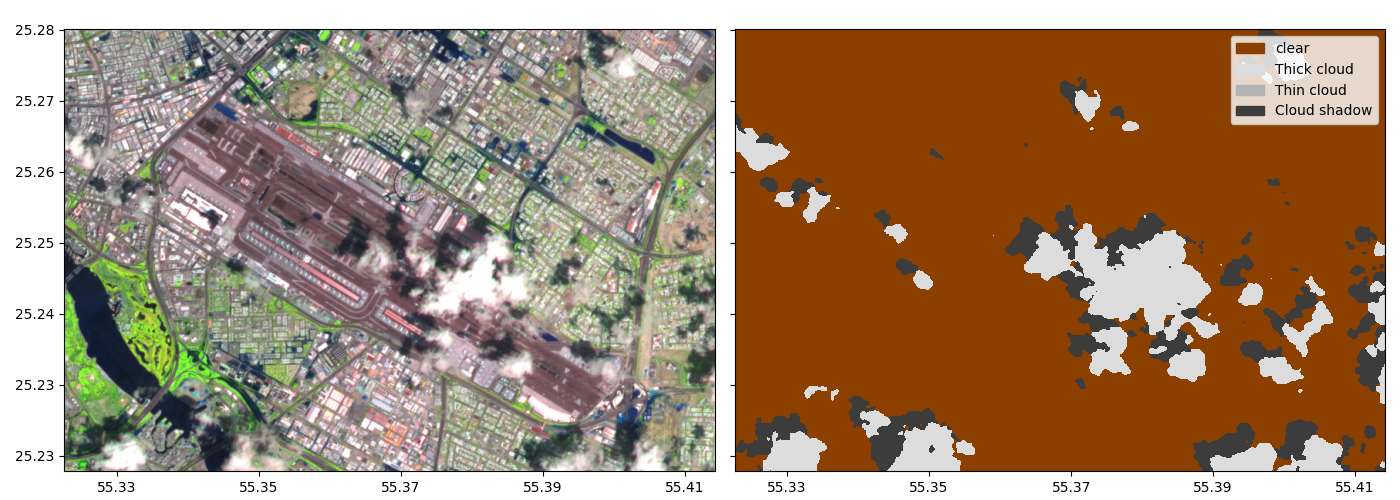
#> input picture Sentinel-2/example_flood_dubai_2024.png, 1400 x 500 px
$ python -i read.py   (imports and definitions only)
#> lines starting #> are read from the running program, lines starting #| are printed output that depends on the picture
"""
Read Module: Window-based raster reading with reprojection and resampling.

This module provides functions to read raster data from various sources using
window-based access patterns. It handles coordinate transformations, reprojection,
and resampling - the core I/O operations for geospatial raster processing.

Reading Workflow Overview
-------------------------

The module supports multiple ways to specify the area of interest::

    ┌─────────────────────────────────────────────────────────────────────────┐
    │                    READING WORKFLOW: AREA SPECIFICATION                  │
    ├─────────────────────────────────────────────────────────────────────────┤
    │                                                                          │
    │  Input Specification          Function                     Output       │
    │  ────────────────────         ─────────────────────        ──────────   │
    │                                                                          │
    │  Polygon (geometry)     ───►  read_from_polygon()    ───►  GeoTensor   │
    │                                                                          │
    │  Bounds (minx,miny,     ───►  read_from_bounds()     ───►  GeoTensor   │
    │          maxx,maxy)                                                      │
    │                                                                          │
    │  Center + Shape         ───►  read_from_center_coords() ─► GeoTensor   │
    │  (x, y) + (H, W)                                                         │
    │                                                                          │
    │  Window (row_off,       ───►  read_from_window()     ───►  GeoTensor   │
    │          col_off, H, W)                                                  │
    │                                                                          │
    │  Web Tile (x, y, z)     ───►  read_from_tile()       ───►  GeoTensor   │
    │                                                                          │
    │  Match another raster   ───►  read_reproject_like()  ───►  GeoTensor   │
    │                                                                          │
    └─────────────────────────────────────────────────────────────────────────┘

Window vs Bounds Coordinates
----------------------------

Understanding the difference between pixel windows and geographic bounds::

    ┌─────────────────────────────────────────────────────────────────────────┐
    │              WINDOW (PIXELS) vs BOUNDS (GEOGRAPHIC COORDINATES)          │
    ├─────────────────────────────────────────────────────────────────────────┤
    │                                                                          │
    │  WINDOW (pixel space)                BOUNDS (CRS units)                 │
    │  ─────────────────────               ──────────────────                 │
    │                                                                          │
    │  (col_off, row_off)                  (minx, maxy)  ← upper-left         │
    │       ↓                                   ↓                              │
    │    ┌──────────────┐                  ┌──────────────┐                   │
    │    │ width pixels │                  │              │ geographic        │
    │    │              │   ◄═══════►      │              │ extent in         │
    │    │ height pixels│    transform     │              │ CRS units         │
    │    └──────────────┘                  └──────────────┘                   │
    │                                           ↑                              │
    │                                      (maxx, miny)  ← lower-right        │
    │                                                                          │
    │  Window: rasterio.windows.Window(col_off, row_off, width, height)       │
    │  Bounds: (minx, miny, maxx, maxy) - order matches shapely/rasterio      │
    │                                                                          │
    │  Conversion:                                                             │
    │    bounds = window_utils.window_bounds(window, transform)               │
    │    window = window_from_bounds(data, bounds, crs_bounds)                │
    └─────────────────────────────────────────────────────────────────────────┘

Reprojection & Resampling
-------------------------

When reading data into a different CRS or resolution::

    ┌─────────────────────────────────────────────────────────────────────────┐
    │                     REPROJECTION WORKFLOW                                │
    ├─────────────────────────────────────────────────────────────────────────┤
    │                                                                          │
    │  Source CRS (e.g., EPSG:4326)         Target CRS (e.g., EPSG:32633)    │
    │  ┌─────────────────────┐              ┌─────────────────────┐           │
    │  │  ╱╲    ╱╲    ╱╲    │              │ □ □ □ □ □ □ □ □ □ │           │
    │  │ ╱  ╲  ╱  ╲  ╱  ╲   │    ═════►    │ □ □ □ □ □ □ □ □ □ │           │
    │  │╱    ╲╱    ╲╱    ╲  │   Reproject  │ □ □ □ □ □ □ □ □ □ │           │
    │  │ Irregular grid     │   + Resample │ Regular UTM grid   │           │
    │  └─────────────────────┘              └─────────────────────┘           │
    │                                                                          │
    │  Resampling Methods (rasterio.warp.Resampling):                         │
    │  ┌────────────────┬────────────────────────────────────────────────┐    │
    │  │ Method         │ Best for                                       │    │
    │  ├────────────────┼────────────────────────────────────────────────┤    │
    │  │ nearest        │ Categorical data, masks, classification        │    │
    │  │ bilinear       │ Continuous data, fast                          │    │
    │  │ cubic          │ Continuous data, smooth                        │    │
    │  │ cubic_spline   │ Continuous data, very smooth (DEFAULT)         │    │
    │  │ lanczos        │ Downsampling, sharp edges                      │    │
    │  │ average        │ Downsampling, area-weighted mean               │    │
    │  │ mode           │ Downsampling categorical data                  │    │
    │  └────────────────┴────────────────────────────────────────────────┘    │
    │                                                                          │
    │  Anti-aliasing: Automatic Gaussian blur before downsampling to          │
    │                 prevent aliasing artifacts. Controlled by:              │
    │                 - anti_aliasing=True (default in resize)                │
    │                 - anti_aliasing_sigma (auto-calculated or manual)       │
    └─────────────────────────────────────────────────────────────────────────┘

Boundless Reading
-----------------

Reading outside raster bounds returns fill values::

    ┌─────────────────────────────────────────────────────────────────────────┐
    │                    BOUNDLESS READING (boundless=True)                    │
    ├─────────────────────────────────────────────────────────────────────────┤
    │                                                                          │
    │  Requested Window              Result with boundless=True               │
    │  ─────────────────              ─────────────────────────               │
    │                                                                          │
    │       ┌─────────────┐           ┌─────────────┐                         │
    │       │ fill │ data │           │  0  │ data │   fill_value_default    │
    │       │ ─────┼───── │           │ ────┼───── │   fills out-of-bounds   │
    │       │ fill │ data │           │  0  │ data │   pixels                │
    │       └─────────────┘           └─────────────┘                         │
    │            ↑                                                             │
    │     Request extends                                                      │
    │     beyond raster bounds                                                 │
    │                                                                          │
    │  boundless=False: Raises error or clips to valid region                 │
    │  boundless=True:  Pads with fill_value_default (default behavior)       │
    └─────────────────────────────────────────────────────────────────────────┘

Module Functions Overview
-------------------------

Window Creation:
    - :func:`window_from_polygon`: Polygon geometry → pixel window
    - :func:`window_from_bounds`: Geographic bounds → pixel window
    - :func:`window_from_center_coords`: Center point + shape → pixel window
    - :func:`window_from_tile`: Web mercator tile (x,y,z) → pixel window

Reading Functions:
    - :func:`read_from_window`: Read using pixel window
    - :func:`read_from_polygon`: Read area within polygon
    - :func:`read_from_bounds`: Read area within bounds
    - :func:`read_from_center_coords`: Read centered on point
    - :func:`read_from_tile`: Read web mercator tile

Reprojection:
    - :func:`read_reproject`: Read with CRS transformation
    - :func:`read_reproject_like`: Match another raster's grid
    - :func:`read_to_crs`: Simple CRS conversion
    - :func:`resize`: Change resolution with anti-aliasing

Quick Start
-----------

Read a region by polygon::

    from georeader import read
    from shapely.geometry import box

    # Define area of interest in WGS84
    aoi = box(-122.5, 37.5, -122.0, 38.0)

    # Read from raster (auto-transforms polygon to raster CRS)
    gt = read.read_from_polygon(reader, aoi, crs_polygon="EPSG:4326")

Read and reproject to match another raster::

    # Make data_in match data_like's grid exactly
    gt_aligned = read.read_reproject_like(data_in, data_like)

Read a web map tile::

    # Read tile at zoom 15, coordinates (x=5242, y=12661)
    gt_tile = read.read_from_tile(reader, x=5242, y=12661, z=15)

See Also
--------
georeader.geotensor : GeoTensor class returned by read functions
georeader.window_utils : Lower-level window manipulation utilities
georeader.rasterio_reader : RasterioReader for lazy file access

References
----------
- Rasterio windowed reading: https://rasterio.readthedocs.io/en/latest/topics/windowed-rw.html
- Rasterio reprojection: https://rasterio.readthedocs.io/en/latest/topics/reproject.html
- Web Mercator tiles: https://wiki.openstreetmap.org/wiki/Slippy_map_tilenames
"""
import itertools
import numbers
from collections import OrderedDict
from dataclasses import dataclass
from itertools import product
from math import ceil
from typing import Any, Dict, Optional, Tuple, Union

import mercantile
import numpy as np
import rasterio
import rasterio.crs
import rasterio.features
import rasterio.rpc
import rasterio.transform
import rasterio.warp
import rasterio.windows
from numpy.typing import NDArray
from shapely.geometry import MultiPolygon, Polygon, box

from georeader import window_utils
from georeader.abstract_reader import AsyncGeoData, GeoData, GeoDataBase
from georeader.geotensor import GeoTensor
from georeader.window_utils import PIXEL_PRECISION, _is_exact_round, pad_window, round_outer_window

SIZE_DEFAULT = 256
WEB_MERCATOR_CRS = "EPSG:3857"


# [859 lines left out: functions _round_all, _transform_from_crs, window_from_polygon, window_from_bounds, window_from_center_coords, window_from_tile and 7 more, not called in this run]


def apply_anti_aliasing(
    data_in: GeoData,
    anti_aliasing_sigma: Optional[Union[float, np.ndarray]] = None,
    resolution_dst: Optional[Union[float, Tuple[float, float]]] = None,
    inplace: bool = False,
) -> GeoTensor:
    """
    Apply anti-aliasing to `data_in` assuming it will be downsampled to `resolution_dst`.

    Args:
        data_in (GeoData): GeoData to apply anti-aliasing
        anti_aliasing_sigma (Optional[Union[float,np.ndarray]], optional): Standard deviation for Gaussian filtering used when anti-aliasing.
                By default, this value is chosen as (s - 1) / 2 where s is the downsampling factor, where s > 1. Defaults to None.
        resolution_dst (Optional[Union[float, Tuple[float, float]]], optional): spatial resolution in data_in crs. Defaults
            to None.
        inplace (bool, optional): If True and ``data_in`` is a GeoTensor, filter it in place instead
            of filtering a copy. Use it only for a tensor the caller owns. Defaults to False.

    Returns:
        GeoTensor: GeoTensor with anti-aliasing applied
    """
    resolution_or = data_in.res
    if isinstance(resolution_dst, numbers.Number):
        resolution_dst = (abs(resolution_dst), abs(resolution_dst))

    scale = np.array([resolution_dst[0] / resolution_or[0], resolution_dst[1] / resolution_or[1]])

    if any(s1 < s2 for s1, s2 in zip(resolution_or, resolution_dst)):
        # If we are downscaling the image and requested anti_aliasing
        try:
            from scipy import ndimage as ndi
        except ImportError:
            raise ImportError("scipy is required to apply anti-aliasing")

        # Copy or load the tensor in memory
        if isinstance(data_in, GeoTensor):
            if not inplace:
                data_in = data_in.copy()
        else:
            data_in = data_in.load()

        if anti_aliasing_sigma is None:
            anti_aliasing_sigma = np.mean(np.maximum(0, (scale - 1) / 2))

        # TODO if data_in.values is a torch.Tensor use kornia gaussian filter instead of ndi

        input_shape = data_in.shape
        if len(input_shape) == 4:
            for i, j in product(range(0, input_shape[0]), range(0, input_shape[1])):
                if isinstance(anti_aliasing_sigma, numbers.Number):
                    anti_aliasing_sigma_iter = anti_aliasing_sigma
                else:
                    anti_aliasing_sigma_iter = anti_aliasing_sigma[i, j]
                data_in.values[i, j] = ndi.gaussian_filter(
                    data_in.values[i, j], anti_aliasing_sigma_iter, cval=0, mode="reflect"
                )
        elif len(input_shape) == 3:
            for i in range(0, input_shape[0]):
                if isinstance(anti_aliasing_sigma, numbers.Number):
                    anti_aliasing_sigma_iter = anti_aliasing_sigma
                else:
                    anti_aliasing_sigma_iter = anti_aliasing_sigma[i]

                data_in.values[i] = ndi.gaussian_filter(
                    data_in.values[i], anti_aliasing_sigma_iter, cval=0, mode="reflect"
                )
        else:
            data_in.values[...] = ndi.gaussian_filter(data_in.values, anti_aliasing_sigma, cval=0, mode="reflect")

    return data_in


# [263 lines left out: functions resize, read_to_crs, calculate_transform_window, not called in this run]


@dataclass
class _ReprojectPlan:
    """Resolved parameters for a :func:`read_reproject` call. Pure data; no I/O.

    Produced by :func:`_reproject_setup`. The sync and async orchestrators
    consume it to decide which of three branches to take:

    1. **Fast path** (``fast_path_window is not None``): source and
       destination grids are the same CRS *and* exactly aligned, so the
       caller can do a plain windowed read against ``fast_path_window``
       and skip the warp entirely. Fast-path plans are returned early,
       before the dtype/allocation/intersection steps run, so only the
       grid fields (``dst_transform``, ``dst_crs``, ``window_out``,
       ``crs_data_in``, ``named_shape``) and ``fast_path_window`` are
       populated — ``polygon_dst_crs`` and ``destination`` are ``None``.
       This mirrors the pre-refactor behaviour: the destination buffer
       (potentially GBs for a full scene) is never allocated, and
       ``fill_value_default``/``dtype_dst`` are never resolved, on the
       path that doesn't use them.
    2. **Non-intersecting** (``nonintersecting is True``): source does not
       overlap the destination extent; caller returns the pre-allocated
       ``destination`` (already filled with ``dst_nodata``) without any I/O.
    3. **Normal path** (neither flag set): caller does a windowed read of
       the source via :func:`read_from_polygon` for ``polygon_dst_crs``,
       then hands the result to :func:`_reproject_finalize` for the warp.

    Attributes:
        dst_transform: Destination affine transform.
        dst_crs: Destination CRS (resolved — never ``None``).
        window_out: Destination pixel window.
        crs_data_in: Cached source CRS (avoids re-querying ``data_in.crs``).
        polygon_dst_crs: Destination-extent polygon **in dst_crs**. The
            caller reprojects this into the source CRS via
            ``read_from_polygon(..., crs_polygon=dst_crs)`` to drive the
            windowed source read.
        destination: Pre-allocated output buffer, shape-matched and
            ``dst_nodata``-filled. The warp writes into this in place.
        dst_nodata: Resolved fill value (cast to ``bool`` if dst dtype is
            bool). Always concrete by the time it lands here.
        dtype_dst: Resolved destination dtype.
        cast: True iff the input numpy array needs an explicit ``.astype``
            before the warp (driven by user-supplied ``dtype_dst``).
        isbool_dtypein: True iff source data is boolean.
        isbool_dtypedst: True iff destination data is boolean. Triggers the
            ``bool → float32 → interpolate → threshold(0.5) → bool``
            round-trip in :func:`_reproject_finalize` (raw bool can't be
            interpolated without artifacts).
        named_shape: Source ``dim_name → size`` mapping; preserved so
            non-spatial dims (band, time) round-trip through the warp.
        fast_path_window: Source-aligned no-op window. Set iff the fast
            path is applicable; mutually exclusive with ``nonintersecting``.
        nonintersecting: Source ∩ destination is empty.
    """

    dst_transform: rasterio.Affine
    dst_crs: Any
    window_out: rasterio.windows.Window
    crs_data_in: Any
    named_shape: "OrderedDict[str, int]"
    # The fields below are None/False on fast-path plans (see class docstring).
    polygon_dst_crs: Optional[Polygon] = None
    destination: Optional[np.ndarray] = None
    dst_nodata: Any = None
    dtype_dst: Any = None
    cast: bool = False
    isbool_dtypein: bool = False
    isbool_dtypedst: bool = False
    fast_path_window: Optional[rasterio.windows.Window] = None
    nonintersecting: bool = False


# [787 lines left out: functions _aligned_fast_path_window, _reproject_setup, _reproject_finalize, read_reproject, _tile_grid, read_from_tile and 1 more, not called in this run]

>>> import cv2
>>> picture = cv2.imread('../Sentinel-2/example_flood_dubai_2024.png', cv2.IMREAD_GRAYSCALE)
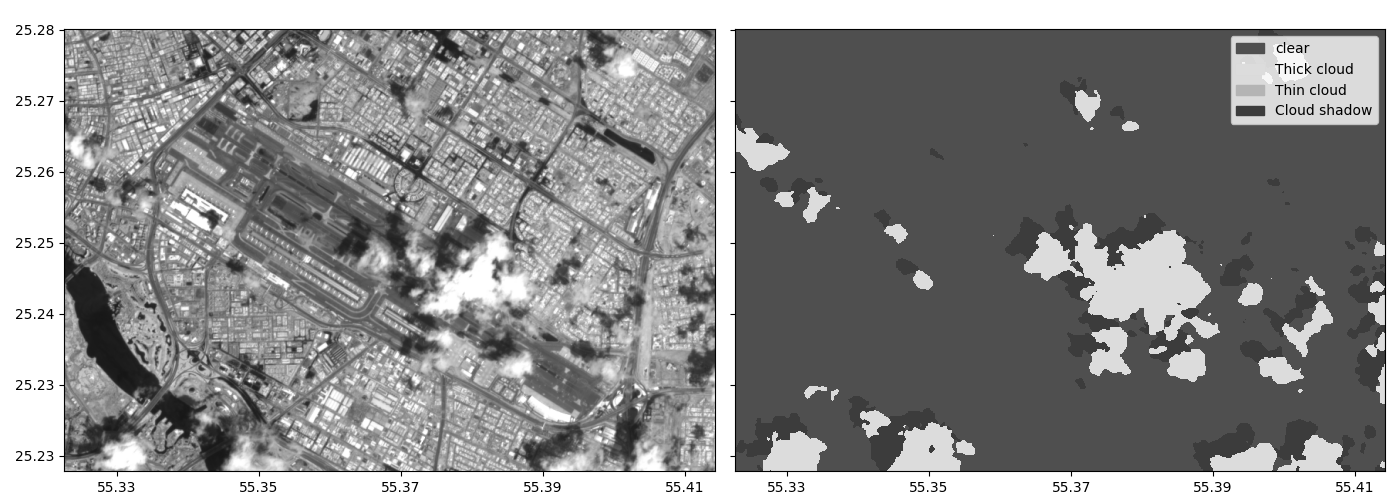
#> picture: shape (500, 1400); min 0, max 255, mean 140.4
>>> result = apply_anti_aliasing(picture)
#> (the run stopped early here; a loop or call above may not have finished)
